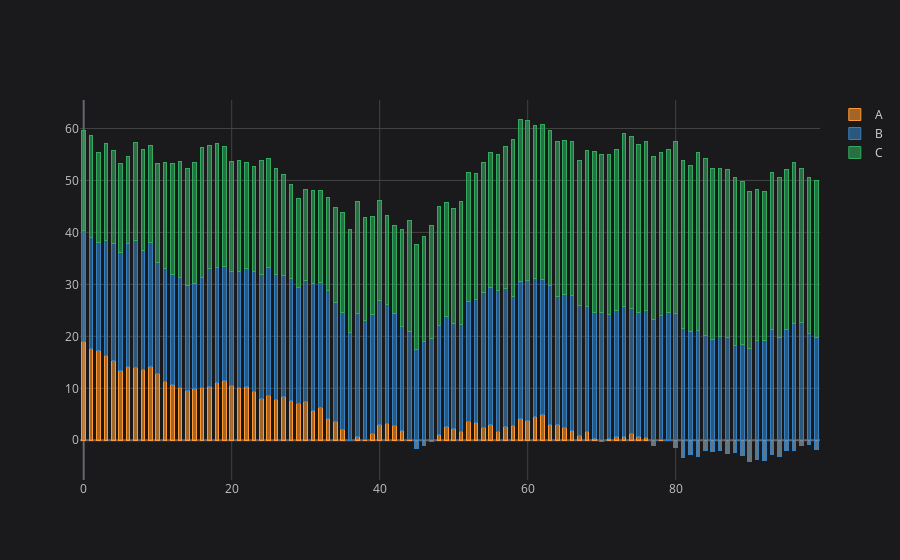

This figure's notebook cell:
### Code cell
df.iplot(kind = 'bar', barmode='stack', bargap=0.5)
